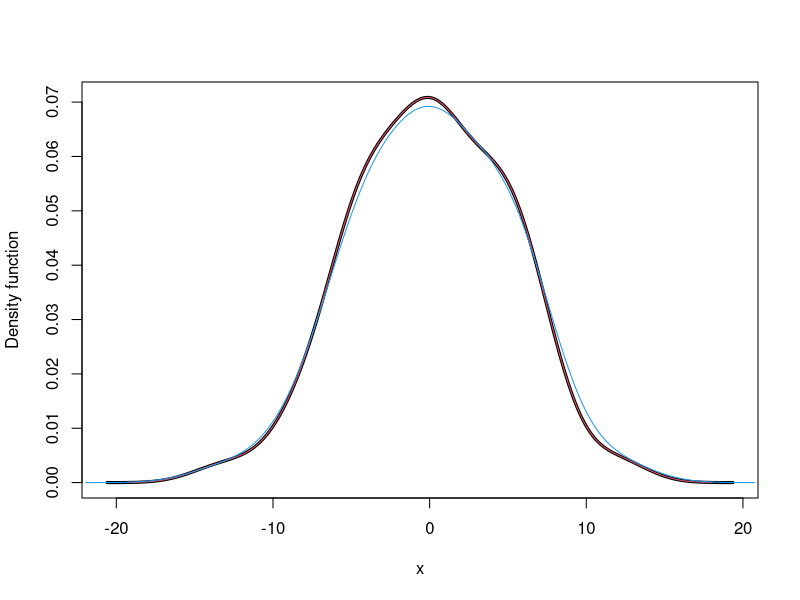

Source code (R):
# Data
set.seed(23456)
x <- rnorm(100, mean = 0, sd = 5)

# UCV gives a warning
bw.ucv(x = x)

library(ks)
# Sample
n <- 100
set.seed(123456)
samp_t <- rnorm(n, mean = 0, sd = 5 )

# Comparison: same output and same parametrization for bandwidth
bw <- bw.ucv(x)
plot(kde <- ks::kde(x = samp_t, h = bw), lwd = 3) # ?ks::plot.kde for options
lines(density(x = samp_t, bw = bw), col = 2)
# Beware: there is no lines() method for ks::kde objects

# The default h is the DPI obtained by ks::hpi
kde <- ks::kde(x = samp_t)

# Manual plot -- recall $eval.points and $estimate
lines(kde$eval.points, kde$estimate, col = 4)
